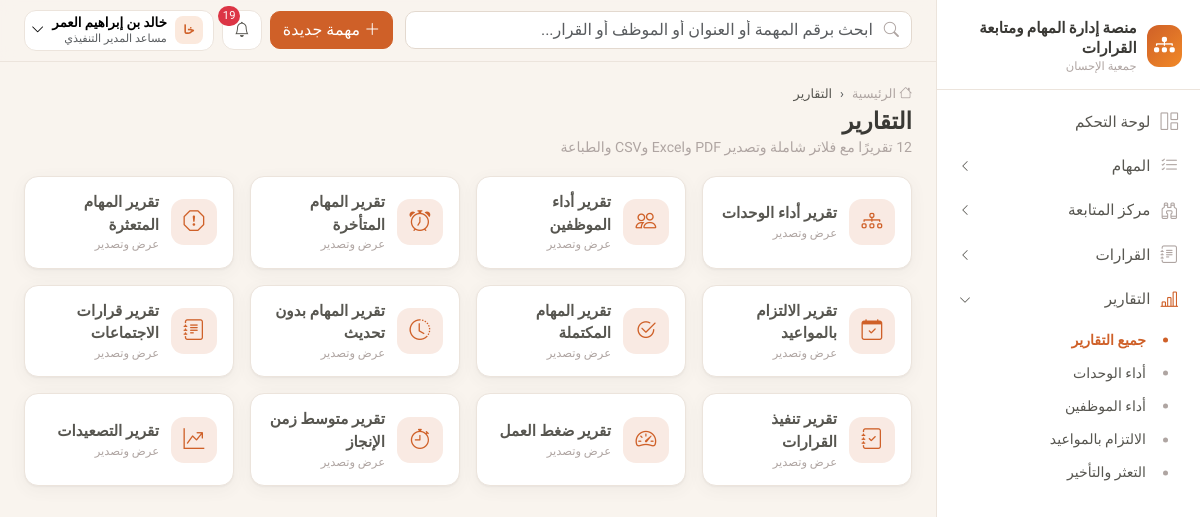
The page /reports/ (signed in) on the database its author committed.
### apps/accounts/models.py (models this page shows, shortened)
class User(AbstractBaseUser, PermissionsMixin):
    email = models.EmailField("البريد الإلكتروني", unique=True)
    phone = models.CharField("رقم الجوال", max_length=20, unique=True, null=True, blank=True)
    full_name = models.CharField("الاسم الكامل", max_length=150)
    role = models.ForeignKey(Role, verbose_name="الدور", on_delete=models.PROTECT, null=True, related_name="users")
    is_active = models.BooleanField("الحساب نشط", default=True)
    is_staff = models.BooleanField(default=False)
    date_joined = models.DateTimeField(default=timezone.now)
    failed_login_count = models.PositiveSmallIntegerField(default=0)
    locked_until = models.DateTimeField(null=True, blank=True)
    otp_enabled = models.BooleanField("تفعيل التحقق الثنائي", default=False)
    must_change_password = models.BooleanField(default=False)
    objects = UserManager()
    USERNAME_FIELD = "email"
    EMAIL_FIELD = "email"
    REQUIRED_FIELDS = ["full_name"]
    class Meta:
        db_table = "users"
        verbose_name = "مستخدم"
        indexes = [models.Index(fields=["is_active"])]
    @cached_property
    def permission_codes(self):
        if not self.role_id:
            return frozenset()
        return frozenset(self.role.permissions.values_list("code", flat=True))

class Role(models.Model):
    code = models.CharField("الرمز", max_length=40, unique=True, choices=ROLES)
    name = models.CharField("الاسم", max_length=80)
    description = models.TextField("الوصف", blank=True)
    permissions = models.ManyToManyField(Permission, related_name="roles", blank=True, db_table="role_permissions")
    is_system = models.BooleanField(default=True)
    class Meta:
        db_table = "roles"
        verbose_name = "دور"

### apps/reports/views.py (the view)
# urls.py: path("", views.index, name="index"),
@perm_required("reports.view")
def index(request):
    return render(request, "reports/index.html", {"reports": [(k, v[0], v[1]) for k, v in REPORTS.items()]})

### apps/core/branding.py (called while the page is built)
def get_org():
    return get_setting("organization")

### apps/core/context_processors.py (called while the page is built)
def platform(request):
    org = get_org()
    ctx = {
        "ORG": org,
        "PLATFORM_NAME": org.get("platform_name") or "منصة إدارة المهام ومتابعة القرارات",
        "ORG_NAME": org.get("name"),
        "ORG_SHORT": org.get("short_name") or org.get("name"),
    }
    user = getattr(request, "user", None)
    if user and user.is_authenticated:
        from apps.notifications.models import Notification
        unread = Notification.objects.filter(recipient=user, is_read=False)
        ctx.update({
            "menu": build_menu(request),
            "unread_count": unread.count(),
            "latest_notifications": Notification.objects.filter(recipient=user).select_related("task")[:6],
            "current_employee": getattr(user, "employee", None),
        })
    return ctx

### apps/core/menu.py (called while the page is built)
def _visible(item, user):
    if item.get("perm") and not has_perm(user, item["perm"]):
        return False
    if item.get("needs_employee") and not getattr(user, "employee", None):
        return False
    return True

### apps/core/permissions.py (called while the page is built)
def has_perm(user, code):
    if not user or not user.is_authenticated or not user.is_active:
        return False
    if user.is_superuser:
        return True
    return code in user.permission_codes

def perm_required(*codes, any_of=False):
    def decorator(view):
        @wraps(view)
        def wrapper(request, *args, **kwargs):
            if not request.user.is_authenticated:
                from django.contrib.auth.views import redirect_to_login
                return redirect_to_login(request.get_full_path())
            checks = [has_perm(request.user, c) for c in codes]
            if (any_of and not any(checks)) or (not any_of and not all(checks)):
                raise PermissionDenied("ليس لديك صلاحية للوصول إلى هذه الصفحة")
            return view(request, *args, **kwargs)
        return wrapper
    return decorator

### apps/core/templatetags/ui.py (called while the page is built)
@register.filter
def can(user, code):
    return has_perm(user, code)

@register.filter
def initials(name):
    parts = (name or "").split()
    if not parts:
        return "؟"
    return parts[0][:1] + (parts[-1][:1] if len(parts) > 1 else "")

@register.filter
def since(dt):
    if not dt:
        return "—"
    delta = timezone.now() - dt
    if delta.days >= 1:
        return f"منذ {delta.days} يوم"
    hours = delta.seconds // 3600
    if hours:
        return f"منذ {hours} ساعة"
    minutes = delta.seconds // 60
    return f"منذ {minutes} دقيقة" if minutes else "الآن"

### templates/reports/index.html (shortened to what this page needs)
{% extends "base.html" %}
{% block breadcrumbs %}<li class="breadcrumb-item active">التقارير</li>{% endblock %}
{% block page_title %}التقارير{% endblock %}
{% block page_sub %}12 تقريرًا مع فلاتر شاملة وتصدير PDF وExcel وCSV والطباعة{% endblock %}
{% block content %}
<div class="row g-3">
  {% for key, title, icon in reports %}
  <div class="col-sm-6 col-lg-4 col-xl-3">
    <a href="{% url 'reports:report' key %}" class="kpi"><div class="kpi-icon"><i class="bi {{ icon }}"></i></div><div><div class="fw-bold text-ink">{{ title }}</div><div class="kpi-hint">عرض وتصدير</div></div></a>
  </div>
  {% endfor %}
</div>
{% endblock %}

### templates/base.html (shortened to what this page needs)
{% load static ui %}<!doctype html>
<html lang="ar" dir="rtl">
<head>
  <link rel="stylesheet" href="https://cdn.jsdelivr.net/npm/bootstrap@5.3.3/dist/css/bootstrap.rtl.min.css">
  <link rel="stylesheet" href="https://cdn.jsdelivr.net/npm/bootstrap-icons@1.11.3/font/bootstrap-icons.min.css">
  <link rel="stylesheet" href="https://cdn.jsdelivr.net/npm/tom-select@2.3.1/dist/css/tom-select.bootstrap5.min.css">
  <link rel="stylesheet" href="{% static 'css/app.css' %}">
</head>
<body>
{% block body %}
<div class="app-shell">
  <aside class="sidebar" aria-label="القائمة الرئيسية">
    <div class="brand-box">
      {% if ORG.logo %}<img src="{% url 'branding_logo' %}" alt="" style="width:42px;height:42px;object-fit:contain;border-radius:10px">{% else %}<div class="brand-logo"><i class="bi bi-diagram-3-fill"></i></div>{% endif %}
      <div>
        <div class="brand-title">{{ PLATFORM_NAME }}</div>
        <div class="brand-sub">{{ ORG_SHORT }}</div>
      </div>
    </div>
    <nav>
      {% for item in menu %}
        {% if item.children %}
          <button class="nav-group-btn {% if item.active %}active{% endif %}" data-bs-toggle="collapse" data-bs-target="#nav-{{ forloop.counter }}" aria-expanded="{% if item.active %}true{% else %}false{% endif %}">
            <i class="bi {{ item.icon }}"></i><span>{{ item.label }}</span><i class="bi bi-chevron-left chev"></i>
          </button>
          <div class="collapse {% if item.active %}show{% endif %}" id="nav-{{ forloop.counter }}">
            <div class="nav-sub">
              {% for c in item.children %}<a href="{{ c.url }}" class="{% if c.active %}active{% endif %}">{{ c.label }}</a>{% endfor %}
            </div>
          </div>
        {% else %}
          <a class="nav-item-link {% if item.active %}active{% endif %}" href="{{ item.url }}"><i class="bi {{ item.icon }}"></i><span>{{ item.label }}</span></a>
        {% endif %}
      {% endfor %}
    </nav>
  </aside>
  <div class="main">
    <header class="topbar">
      <form class="search" action="{% url 'tasks:search' %}" method="get" role="search">
        <i class="bi bi-search"></i>
        <input class="form-control" type="search" name="q" value="{{ request.GET.q|default:'' }}" placeholder="ابحث برقم المهمة أو العنوان أو الموظف أو القرار...">
      </form>
      <div class="ms-auto d-flex align-items-center gap-2">
        {% if user|can:"tasks.create" %}
        <a href="{% url 'tasks:create' %}" class="btn btn-brand d-none d-md-inline-flex align-items-center gap-1"><i class="bi bi-plus-lg"></i> مهمة جديدة</a>
        {% endif %}
        <div class="dropdown">
          <button class="top-icon" data-bs-toggle="dropdown" aria-label="التنبيهات" data-unread-url="{% url 'notifications:unread_count' %}">
            <i class="bi bi-bell"></i>{% if unread_count %}<span class="dot">{{ unread_count }}</span>{% endif %}
          </button>
        </div>
        <div class="dropdown">
          <button class="user-chip" data-bs-toggle="dropdown">
            <span class="avatar sm">{{ user.full_name|initials }}</span>
            <span class="d-none d-sm-block text-start lh-sm">
              <span class="d-block small fw-semibold">{{ user.full_name }}</span>
              <span class="d-block text-muted" style="font-size:.7rem">{{ user.role.name|default:"—" }}</span>
            </span>
            <i class="bi bi-chevron-down small"></i>
          </button>
        </div>
      </div>
    </header>
    <main class="content">
      <div class="page-head">
        <div>
          <nav aria-label="breadcrumb"><ol class="breadcrumb">
            <li class="breadcrumb-item"><a href="{% url 'dashboard:home' %}"><i class="bi bi-house"></i> الرئيسية</a></li>
            {% block breadcrumbs %}{% endblock %}
          </ol></nav>
          <h1>{% block page_title %}{% endblock %}</h1>
          <div class="sub">{% block page_sub %}{% endblock %}</div>
        </div>
      </div>
      {% block content %}{% endblock %}
    </main>
  </div>
</div>
{% endblock %}
</body>
</html>

### rows shown on the page
User: full_name|initials "خا", full_name "خالد بن إبراهيم العمر", role.name "مساعد المدير التنفيذي"

### other values the page prints
{{ PLATFORM_NAME }} "منصة إدارة المهام ومتابعة القرارات"
{{ ORG_SHORT }} "جمعية الإحسان"
{{ item.label }} "لوحة التحكم"
{{ item.label }} "المهام" "مركز المتابعة" "القرارات" "التقارير"
{{ c.label }} "جميع التقارير" "أداء الوحدات" "أداء الموظفين" "الالتزام بالمواعيد" "التعثر والتأخير"
{{ unread_count }} "19"
{{ title }} "تقرير أداء الوحدات" "تقرير أداء الموظفين" "تقرير المهام المتأخرة" "تقرير المهام المتعثرة" "تقرير الالتزام بالمواعيد" "تقرير المهام المكتملة" "تقرير المهام بدون تحديث" "تقرير قرارات الاجتماعات" "تقرير تنفيذ القرارات" "تقرير ضغط العمل" "تقرير متوسط زمن الإنجاز" "تقرير التصعيدات"
